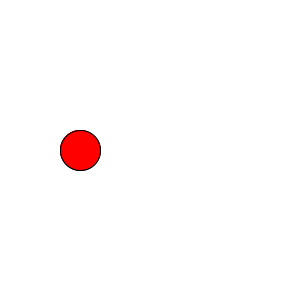
Frame 1 (no input)
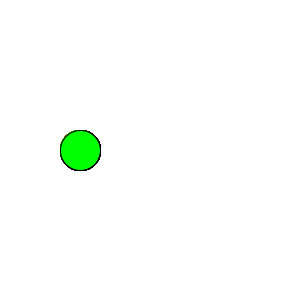
Frame 60 (the mouse pressed at the canvas centre just before this capture)
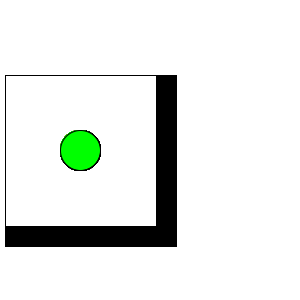
Frame 120 (the mouse held since frame 60 and released just before this capture)

The Processing sketch that drew these frames (run headless with seeded random() and noise(); from frame 60 on, the mouse is pressed at the canvas centre):

// Processing sketch: processing_18988
// ── processing_18988.pde

void setup(){
  size(300,300);
  background(255);
  frameRate(30);
}
  int x = 0;
  void draw(){
    
    if (x <= 100) {
  fill(255,0,0);
  ellipse(80,height/2,40,40);
x++;
}
  
if(x <= 151) {
 ellipse(80,height/2,40,40);
  fill(0,255,0);
  x++;
}

if(x >= 151) {
    noFill();
    rect(5,height/4,x,x);
    x++;
}

if(x>= 200) {
  stroke(1);
  line(150,height,x-100,x-100);
x++;
}

  if(x >= 300){
    fill(0);
    rect(0,0,300,300);
    rectMode(CENTER);
    rect(width/2,height/2,x-300,x-300);
    noLoop();
    x++;
}
  }
